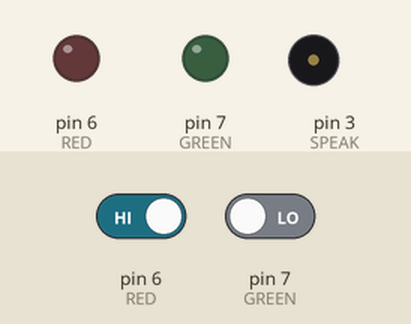
Recording of a sketch running on a simulated Arduino Uno, built with avr-gcc and run on an emulated ATmega328P. Shown: output pins drawn as LEDs (lit = HIGH), buzzer (waves = sounding). The inputs (shaded band) are chosen by the test bench; at power-on: pin 7 (GREEN) LOW, pin 6 (RED) HIGH. Random numbers use the default seed unless the sketch sets one; what the sketch prints to the serial monitor is not drawn.

Above: at 2.2 s.
2.3 s: pin 7 (GREEN) driven HIGH
At 2.8 s:
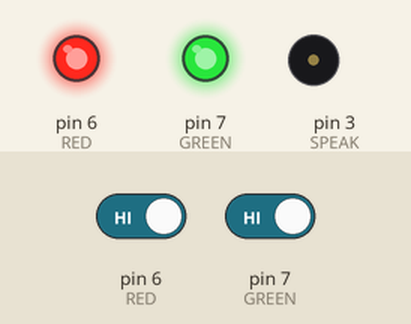
At 3.42 s:
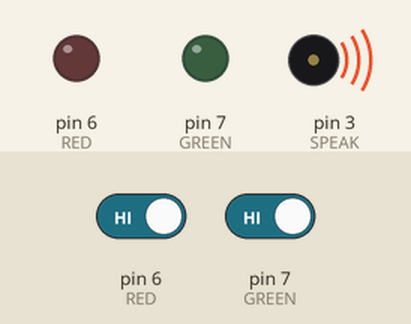
5.3 s: pin 6 (RED) driven LOW
Timing chart, 0 to 8.3 s (numbered marks = the images above; inputs shaded):
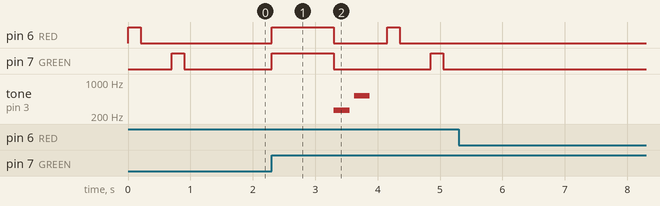

Measured:
- after the input at 2.3 s, pin 6 (RED): LOW → HIGH at once, → LOW 1.0 s later, → HIGH 0.85 s later, → LOW 0.20 s later; pin 7 (GREEN): LOW → HIGH at once, → LOW 1.0 s later, → HIGH 1.6 s later, → LOW 0.20 s later; tone on pin 3 (SPEAK): silent → 262 Hz after 1.0 s, → silent 0.25 s later, → 523 Hz 0.08 s later, → silent 0.25 s later
- after the input at 5.3 s, every drawn part: stays the same

The sketch:

reference_buttons.ino
```cpp
#include "pitches.h"
int GREEN = 7;
int RED = 6;
int val = 0;
int del1 = 200;
int del2 = 500;
int SPEAKER = 3;

#include "pitches.h"

int SPEAK = 3;
int melody[] = {
  NOTE_C4, NOTE_C5
};
int noteDurations[] = {

  4, 4
};

void setup() {
  // put your setup code here, to run once:
pinMode(GREEN, OUTPUT);
pinMode(RED, OUTPUT);
Serial.begin(9600); // open the serial port at 9600 bps:
}

void loop() {
  // put your main code here, to run repeatedly:
  val = random(1, 3);
  Serial.print(val);
  if (val == 1) {
    pinMode(GREEN, OUTPUT);
    pinMode(RED, OUTPUT);
    // generate task
    digitalWrite(GREEN, HIGH);
    delay(del1);
    digitalWrite(GREEN, LOW);
    delay(del2);
    digitalWrite(RED, HIGH);
    delay(del1);
    digitalWrite(RED, LOW);
    delay(del2);

    //look for input
    pinMode(GREEN, INPUT);
    pinMode(RED, INPUT);
    while(digitalRead(GREEN) == 0) {
    }
    while(digitalRead(RED) == 0) {
    }
    //Success
    pinMode(GREEN, OUTPUT);
    pinMode(RED, OUTPUT);
    digitalWrite(GREEN, HIGH);
    digitalWrite(RED, HIGH);
    delay(1000);
    digitalWrite(GREEN, LOW);
    digitalWrite(RED, LOW);
    for (int i = 0; i < 2; i ++) {
      int dur = 1000/noteDurations[i];
      tone(SPEAK, melody[i], dur);
      int pause = dur * 1.30;
      delay(pause);
      noTone(SPEAK);
    }
    delay(200);
  }
  if (val == 2) {
    // generate task
    pinMode(GREEN, OUTPUT);
    pinMode(RED, OUTPUT);
    digitalWrite(RED, HIGH);
    delay(del1);
    digitalWrite(RED, LOW);
    delay(del2);
    digitalWrite(GREEN, HIGH);
    delay(del1);
    digitalWrite(GREEN, LOW);
    delay(del2);

    //look for input
    pinMode(GREEN, INPUT);
    pinMode(RED, INPUT);
    while(digitalRead(RED) == 0) {
    }
    while(digitalRead(GREEN) == 0) {
    }
     //Success
    pinMode(GREEN, OUTPUT);
    pinMode(RED, OUTPUT);
    digitalWrite(GREEN, HIGH);
    digitalWrite(RED, HIGH);
    delay(1000);
    digitalWrite(GREEN, LOW);
    digitalWrite(RED, LOW);
    for (int i = 0; i < 2; i ++) {
      int dur = 1000/noteDurations[i];
      tone(SPEAK, melody[i], dur);
      int pause = dur * 1.30;
      delay(pause);
      noTone(SPEAK);
    }
    delay(200);
  }
}
```

pitches.h
```cpp
/*************************************************

 * Public Constants

 *************************************************/

#define NOTE_B0  31
#define NOTE_C1  33
#define NOTE_CS1 35
#define NOTE_D1  37
#define NOTE_DS1 39
#define NOTE_E1  41
#define NOTE_F1  44
#define NOTE_FS1 46
#define NOTE_G1  49
#define NOTE_GS1 52
#define NOTE_A1  55
#define NOTE_AS1 58
#define NOTE_B1  62
#define NOTE_C2  65
#define NOTE_CS2 69
#define NOTE_D2  73
#define NOTE_DS2 78
#define NOTE_E2  82
#define NOTE_F2  87
#define NOTE_FS2 93
#define NOTE_G2  98
#define NOTE_GS2 104
#define NOTE_A2  110
#define NOTE_AS2 117
#define NOTE_B2  123
#define NOTE_C3  131
#define NOTE_CS3 139
#define NOTE_D3  147
#define NOTE_DS3 156
#define NOTE_E3  165
#define NOTE_F3  175
#define NOTE_FS3 185
#define NOTE_G3  196
#define NOTE_GS3 208
#define NOTE_A3  220
#define NOTE_AS3 233
#define NOTE_B3  247
#define NOTE_C4  262
#define NOTE_CS4 277
#define NOTE_D4  294
#define NOTE_DS4 311
#define NOTE_E4  330
#define NOTE_F4  349
#define NOTE_FS4 370
#define NOTE_G4  392
#define NOTE_GS4 415
#define NOTE_A4  440
#define NOTE_AS4 466
#define NOTE_B4  494
#define NOTE_C5  523
#define NOTE_CS5 554
#define NOTE_D5  587
#define NOTE_DS5 622
#define NOTE_E5  659
#define NOTE_F5  698
#define NOTE_FS5 740
#define NOTE_G5  784
#define NOTE_GS5 831
#define NOTE_A5  880
#define NOTE_AS5 932
#define NOTE_B5  988
#define NOTE_C6  1047
#define NOTE_CS6 1109
#define NOTE_D6  1175
#define NOTE_DS6 1245
#define NOTE_E6  1319
#define NOTE_F6  1397
#define NOTE_FS6 1480
#define NOTE_G6  1568
#define NOTE_GS6 1661
#define NOTE_A6  1760
#define NOTE_AS6 1865
#define NOTE_B6  1976
#define NOTE_C7  2093
#define NOTE_CS7 2217
#define NOTE_D7  2349
#define NOTE_DS7 2489
#define NOTE_E7  2637
#define NOTE_F7  2794
#define NOTE_FS7 2960
#define NOTE_G7  3136
#define NOTE_GS7 3322
#define NOTE_A7  3520
#define NOTE_AS7 3729
#define NOTE_B7  3951
#define NOTE_C8  4186
#define NOTE_CS8 4435
#define NOTE_D8  4699
#define NOTE_DS8 4978
```
